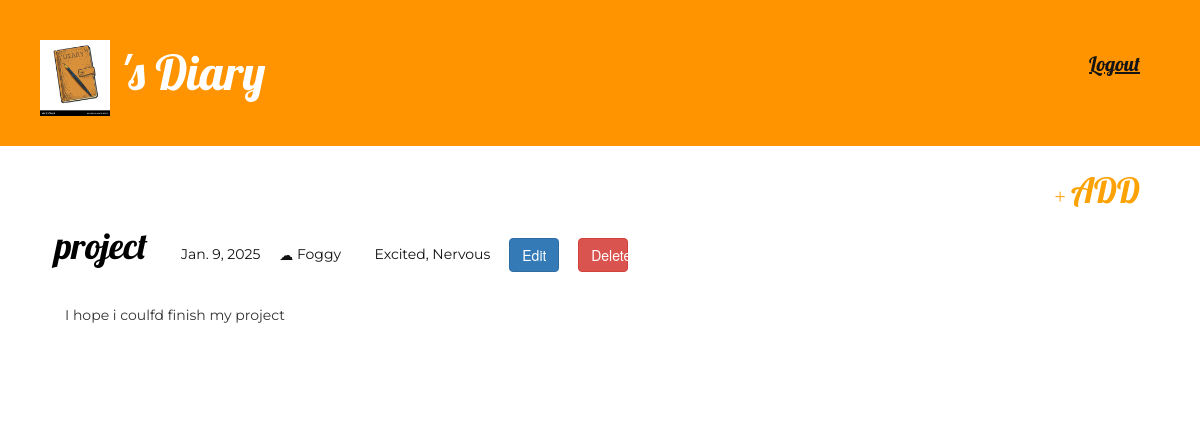
Page /post/2/ (signed in) on the committed database.
### diary_app/models.py (models this page shows, shortened)
class Post(models.Model):
    WEATHER_CHOICES = (
        ('Sunny', 'Sunny'),
        ('Windy', 'Windy'),
        ('Rainy', 'Rainy'),
        ('Snowy', 'Snowy'),
        ('Foggy', 'Foggy'),
        ('Cloudy', 'Cloudy'),
        ('Stormy', 'Stormy'),
    )
    MOOD_CHOICES = (
        ('HAPPY', 'Happy'),
        ('SAD', 'Sad'),
        ('EXCITED', 'Excited'),
        ('FURIOUS', 'Furious'),
        ('DEPRESSED', 'Depressed'),
        ('EXHAUSTED', 'Exhausted'),
        ('FRIGHTENED', 'Frightened'),
        ('RELAXED', 'Relaxed'),
        ('SURPRISED', 'Surprised'),
        ('ANGRY', 'Angry'),
        ('NERVOUS', 'Nervous'),
        ('LONELY', 'Lonely'),
        ('JEALOUS', 'Jealous'),
        ('SHY', 'Shy'),
        ('UPSET', 'Upset'),
        ('DISGUSTED', 'Disgusted'),
    )
    date = models.DateField(default=date.today)
    weather = models.CharField(max_length=20, choices=WEATHER_CHOICES, default='Sunny')
    mood = MultiSelectField(choices=MOOD_CHOICES)
    author = models.ForeignKey('auth.User', on_delete=models.CASCADE)
    title = models.CharField(max_length=200)
    text = models.TextField()
    class Meta:
        ordering = ['-date']

### diary_app/views.py (the view)
# urls.py: path('post/<int:pk>/', views.post_detail, name='post-detail'),
@login_required(login_url="login")
def post_detail(request, pk):
    post = get_object_or_404(Post, pk=pk)
    return render(request, 'post_detail.html', {'post': post})

### templates/post_detail.html
{% extends 'base.html' %}
{% block content %}
    <div class="post">
        <h1>{{ post.title }}</h1>
        {% if post.date %}
            <div class="date">
                <span class="glyphicon glyphicon-calendar"></span> {{ post.date }}
            </div>
        {% endif %}
        <div class="weather"><span class="glyphicon glyphicon-cloud"></span> {{ post.weather }}</div>
        {% if post.mood %}
            <div class="mood">
                <span class="glyphicon glyphicon-heart"></span> {{ post.mood }}
            </div>
        {% endif %}
        <a href="{% url 'post-edit' pk=post.pk %}" class="btn btn-primary">Edit</a>
        <a href="{% url 'post-delete' pk=post.pk %}" class="btn btn-danger">Delete</a>
        <p>{{ post.text|linebreaksbr }}</p>
    </div>
{% endblock %}

### static/css/diary.css (style rules this page uses)
h1 { color: #000000; }
h1, h2, h3, h4 { font-family: 'Lobster', cursive; }
.date, .weather, .mood { font-family: 'Montserrat', sans-serif; color: #131212; }
.post div, .post h1, .post a, .post button { display: inline-block; margin-right: 15px; }
.post a { width: 50px; }
.post p { margin: 30px 10px 10px; }
.post { margin-top: 30px; margin-bottom: 70px; }
p { font-family: 'Montserrat', sans-serif; }

### rows in the picture
Post: title "project", date "Jan. 9, 2025", weather "Foggy", mood "Excited, Nervous", text "I hope i coulfd finish my project"
